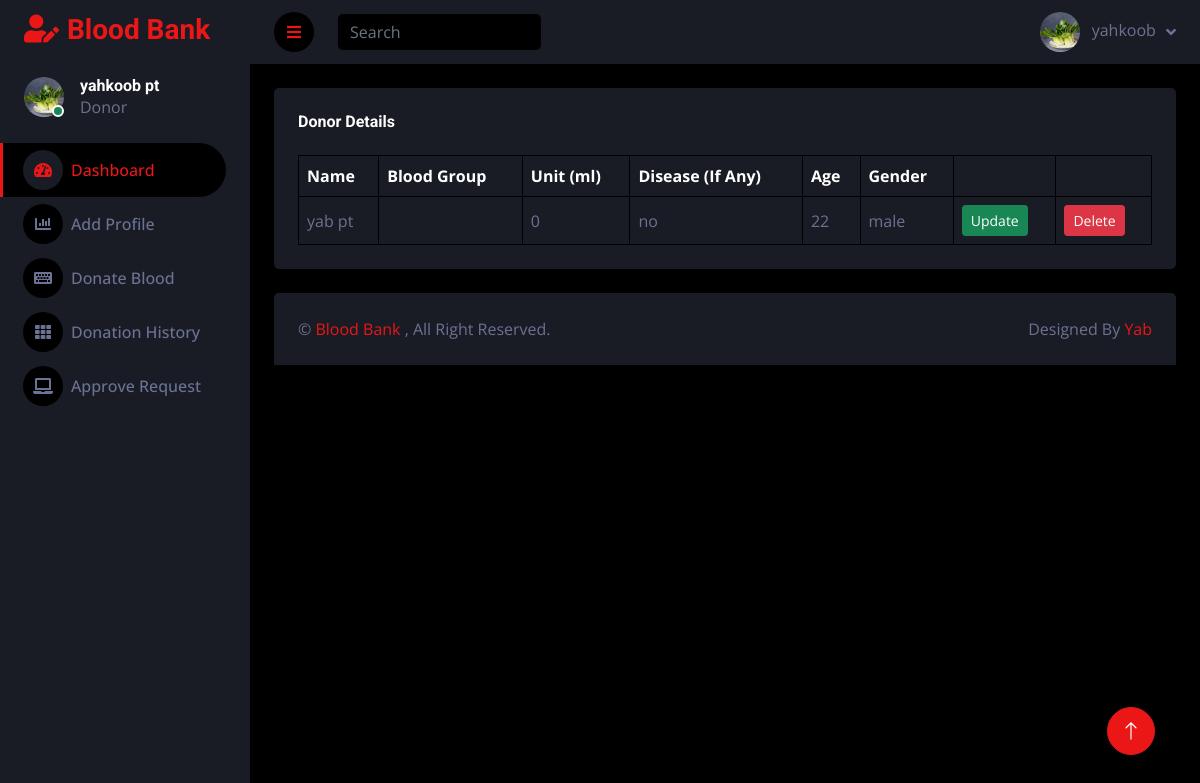
The app's page /view_donate/11/ (signed in) with its own data.
### blood_app/models.py (models this page shows)
class User(AbstractUser):
    is_donor = models.BooleanField(default=False, verbose_name="Is Donor")
    is_patient = models.BooleanField(default=False, verbose_name="Is Patient")
    name = models.CharField(max_length=100,null=True, blank=True)
    mobile = models.CharField(max_length=15,null=True, blank=True)
    address = models.CharField(max_length=200,null=True, blank=True)
    email = models.EmailField(null=True, blank=True)
    district = models.CharField(max_length=100,null=True, blank=True)
    gender = models.CharField(max_length=10,null=True, blank=True)
    age = models.PositiveIntegerField(null=True, blank=True)
    blood_grou = models.CharField(max_length=3, choices=BLOOD_GROUPS, null=True, blank=True)  # Set a default value
    disease=  models.CharField(max_length=100,null=True, blank=True)
    doctor =  models.CharField(max_length=100,null=True, blank=True)
    photo = models.ImageField(upload_to='profile/')
    status = models.BooleanField(default=False)
    unit= models.PositiveIntegerField(null=True, blank=True)
    def __str__(self):
        return self.username
    @property
    def imageURL(self):
        try:
            url = self.photo.url
        except:
            url = ''
        return  url

### blood_app/views.py (the view)
# urls.py: path('view_donate/<int:pk>/', views.view_donate, name='view_donate'),
def view_donate(request,pk):
    user = get_object_or_404(User, pk=pk)
    context={
        'user':user
    }
    return render(request,'donor/view_blood.html',context)

### templates/donor/view_blood.html
{% extends 'donor/base.html' %}
{% load static %}
{% block content %}
<div class="container-fluid pt-4 px-4">
    <div class="bg-secondary text-center rounded p-4">
        <div class="d-flex align-items-center justify-content-between mb-4">
            <h6 class="mb-0"> Donor Details</h6>
        </div>
        <div class="table-responsive">
            <table class="table text-start align-middle table-bordered table-hover mb-0">
                <thead>
                    <tr class="text-white">
                        <th scope="col">Name</th>
                        <th scope="col">Blood Group</th>
                        <th scope="col">Unit (ml)</th>
                        <th scope="col">Disease (If Any)</th>
                        <th scope="col">Age</th>
                        <th scope="col">Gender</th>
                        <th scope="col"></th>
                        <th scope="col"></th>
                    </tr>
                </thead>
                <tbody>
                    <tr>
                        <td>
                            {{user.name}}
                        </td>
                        <td>{{user.blood_grou}}</td>
                        <td>{{user.unit}}</td>
                        <td>{{user.disease}}</td>
                        <td>{{user.age}}</td>
                        <td>{{user.gender}}</td>
                        <td><a class="btn btn-sm btn-success" href="{% url 'update_donate' user.id %}">Update</a></td>
                        <td><a class="btn btn-sm btn-danger" href="{% url 'delete_donate' user.id %}">Delete</a></td>
                    </tr>
                </tbody>
            </table>
        </div>
    </div>
</div>
{% endblock %}

### templates/donor/base.html (shortened to what this page needs)
{% load static %}
<!DOCTYPE html>
<html lang="en">
<head>
    <link href="https://cdnjs.cloudflare.com/ajax/libs/font-awesome/5.10.0/css/all.min.css" rel="stylesheet">
    <link href="https://cdn.jsdelivr.net/npm/bootstrap-icons@1.4.1/font/bootstrap-icons.css" rel="stylesheet">
    <link href="{% static 'donor/lib/owlcarousel/assets/owl.carousel.min.css' %}" rel="stylesheet">
    <link href="{% static 'donor/lib/tempusdominus/css/tempusdominus-bootstrap-4.min.css' %}" rel="stylesheet" />
    <link href="{% static 'donor/css/bootstrap.min.css' %}" rel="stylesheet">
    <link href="{% static 'donor/css/style.css' %}" rel="stylesheet">
</head>
<body>
    <div class="container-fluid position-relative d-flex p-0">
        <div class="sidebar pe-4 pb-3">
            <nav class="navbar bg-secondary navbar-dark">
                <a href="{% url 'index' %}" class="navbar-brand mx-4 mb-3">
                    <h3 class="text-primary"><i class="fa fa-user-edit me-2"></i>Blood Bank</h3>
                </a>
                <div class="d-flex align-items-center ms-4 mb-4">
                    <div class="position-relative">
                        <img class="rounded-circle" src="{{request.user.imageURL}}" alt="" style="width: 40px; height: 40px;">
                        <div class="bg-success rounded-circle border border-2 border-white position-absolute end-0 bottom-0 p-1"></div>
                    </div>
                    <div class="ms-3">
                        <h6 class="mb-0">{{request.user.name}}</h6>
                        <span>Donor</span>
                    </div>
                </div>
                <div class="navbar-nav w-100">
                    <a href="{% url 'index' %}" class="nav-item nav-link active"><i class="fa fa-tachometer-alt me-2"></i>Dashboard</a>
                    <a href="{% url 'add_donor' %}" class="nav-item nav-link"><i class="fa fa-chart-bar me-2"></i>Add Profile</a>
                    <a href="{% url 'donate' request.user.id %}" class="nav-item nav-link"><i class="fa fa-keyboard me-2"></i>Donate Blood</a>
                    <a href="{% url 'view_donate' request.user.id %}" class="nav-item nav-link"><i class="fa fa-th me-2"></i>Donation History</a>
                    <a href="{% url 'patient_request' %}" class="nav-item nav-link"><i class="fa fa-laptop me-2"></i>Approve Request</a>
                </div>
            </nav>
        </div>
        <div class="content">
            <nav class="navbar navbar-expand bg-secondary navbar-dark sticky-top px-4 py-0">
                <a href="#" class="sidebar-toggler flex-shrink-0">
                    <i class="fa fa-bars"></i>
                </a>
                <form class="d-none d-md-flex ms-4">
                    <input class="form-control bg-dark border-0" type="search" placeholder="Search">
                </form>
                <div class="navbar-nav align-items-center ms-auto">
                    <div class="nav-item dropdown">
                        <a href="#" class="nav-link dropdown-toggle" data-bs-toggle="dropdown">
                            <img class="rounded-circle me-lg-2" src="{{request.user.imageURL}}" alt="" style="width: 40px; height: 40px;">
                            <span class="d-none d-lg-inline-flex">{{request.user}}</span>
                        </a>
                    </div>
                </div>
            </nav>
            {% block content %}
            {% endblock %}
            <div class="container-fluid pt-4 px-4">
                <div class="bg-secondary rounded-top p-4">
                    <div class="row">
                        <div class="col-12 col-sm-6 text-center text-sm-start">
                            &copy; <a href="#">Blood Bank </a>, All Right Reserved.
                        </div>
                        <div class="col-12 col-sm-6 text-center text-sm-end">
                            Designed By <a href="">Yab</a>
                        </div>
                    </div>
                </div>
            </div>
        </div>
        <a href="#" class="btn btn-lg btn-primary btn-lg-square back-to-top"><i class="bi bi-arrow-up"></i></a>
    </div>
</body>
</html>

### static/donor/css/style.css (style rules this page uses)
:root { --primary: #EB1616; --secondary: #191C24; --light: #6C7293; --dark: #000000; }
.back-to-top { position: fixed; display: none; right: 45px; bottom: 45px; z-index: 99; }
.btn { transition: .5s; }
.btn-lg-square { width: 48px; height: 48px; }
.btn-square, .btn-sm-square, .btn-lg-square { padding: 0; display: inline-flex; align-items: center; justify-content: center; font-weight: normal; border-radius: 50px; }
.sidebar { position: fixed; top: 0; left: 0; bottom: 0; width: 250px; height: 100vh; overflow-y: auto; background: var(--secondary); transition: 0.5s; z-index: 999; }
.content { margin-left: 250px; min-height: 100vh; background: var(--dark); transition: 0.5s; }
@media (min-width: 992px) { .sidebar { margin-left: 0; } }
@media (min-width: 992px) { .content { width: calc(100% - 250px); } }
.sidebar .navbar .navbar-nav .nav-link { padding: 7px 20px; color: var(--light); font-weight: 500; border-left: 3px solid var(--secondary); border-radius: 0 30px 30px 0; outline: none; }
.sidebar .navbar .navbar-nav .nav-link:hover, .sidebar .navbar .navbar-nav .nav-link.active { color: var(--primary); background: var(--dark); border-color: var(--primary); }
.sidebar .navbar .navbar-nav .nav-link i { width: 40px; height: 40px; display: inline-flex; align-items: center; justify-content: center; background: var(--dark); border-radius: 40px; }
.sidebar .navbar .navbar-nav .nav-link:hover i, .sidebar .navbar .navbar-nav .nav-link.active i { background: var(--secondary); }
.content .navbar .navbar-nav .nav-link { margin-left: 25px; padding: 12px 0; color: var(--light); outline: none; }
.content .navbar .sidebar-toggler, .content .navbar .navbar-nav .nav-link i { width: 40px; height: 40px; display: inline-flex; align-items: center; justify-content: center; background: var(--dark); border-radius: 40px; }
.content .navbar .dropdown-toggle::after { margin-left: 6px; vertical-align: middle; border: none; content: "\f107"; font-family: "Font Awesome 5 Free"; font-weight: 900; transition: .5s; }

### records on screen
User: user.imageURL (picture), user.name "yahkoob pt", user "yahkoob"
User: name "yab pt", unit "0", disease "no", age "22", gender "male"
